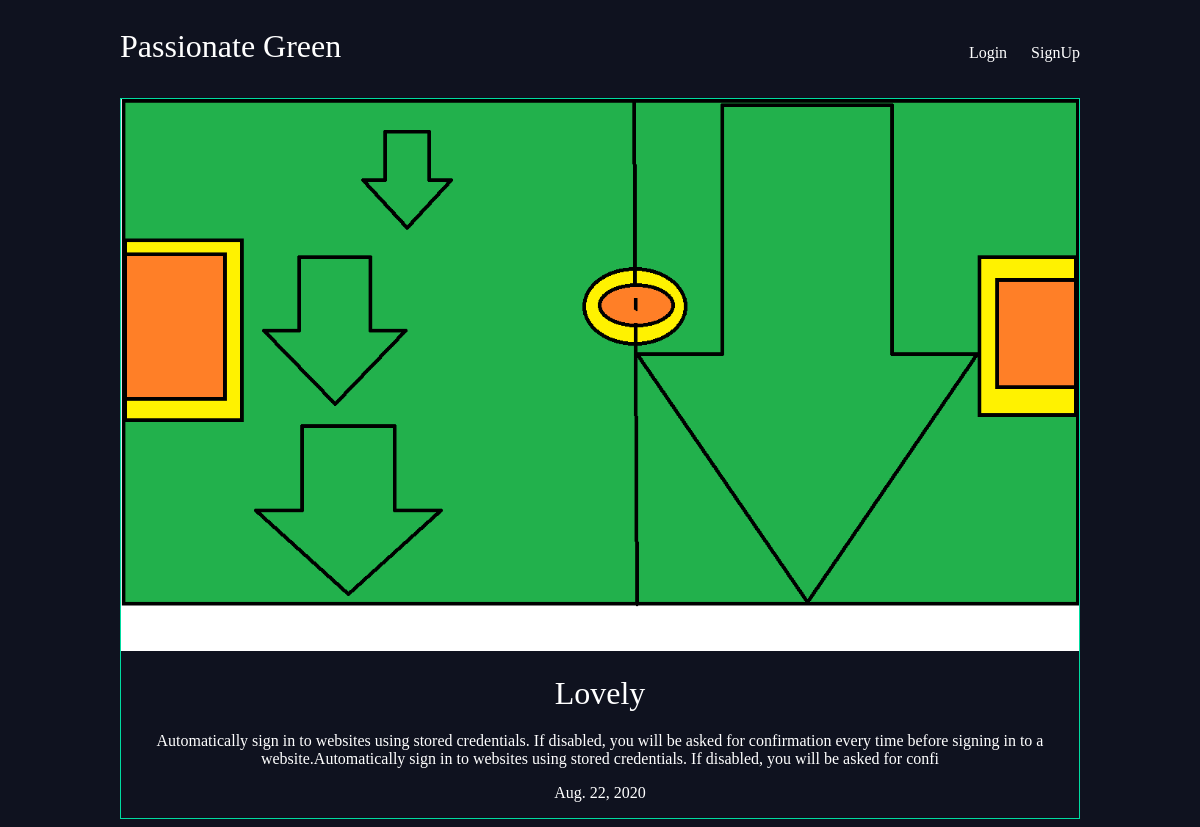
The page /articles/lovely on the database its author committed.
### articles/models.py (models this page shows, shortened)
class Article(models.Model):
	title = models.CharField(max_length=100)
	slug = models.SlugField(null=False,unique=True)
	body = models.TextField()
	date = models.DateField(auto_now_add=True)
	thumb = models.ImageField(default='default.jpg',blank=True)
	author = models.ForeignKey(User,default=None,on_delete=models.CASCADE)

### articles/views.py (the view)
# urls.py: path('<slug:slug>', views.article_detail, name='detail'),
def article_detail(request,slug):
	article = Article.objects.get(slug=slug)
	return render(request,'articles/article_detail.html',{'article':article})

### articles/templates/articles/article_detail.html
{% extends 'base.html' %}
{% block content %}
	<div class=article-detail>
		<div class='article'>
			<img src="{{ article.thumb.url }}">
			<h2>{{ article.title }}</h2>
			<p>{{ article.body }}</p>
			<p>{{ article.date }}</p>
		</div>
	</div>
{% endblock %}

### assets/style.css (style rules this page uses)
body { background-color: #0f121f; background-image: ; background-repeat-y:no-repeat; color: #fff; }
h1,h2,h3,h4,h5 { font-weight: normal; margin:0; }
body { background-color: #0f121f; background-repeat-y:no-repeat; color: #fff; }
.article { padding:10px; border:1px solid #00dba0; position:relative; padding-bottom:40px; }
.article h2 { font-size:1.9em; }
.article-detail .article { padding: 0; }
.article-detail .article img { max-width: 100%; }
.article-detail .article h2 { text-align:center; margin:20px auto; font-size:2em; }
.article-detail .article p { text-align:center; }

### rows shown on the page
Article: thumb (picture), title "Lovely", body "Automatically sign in to websites using stored credentials. If disabled, you will be asked for confirmation every time before signing in to a website.Automatically sign in to websites using stored credentials. If disabled, you will be asked for confi", date "Aug. 22, 2020"
